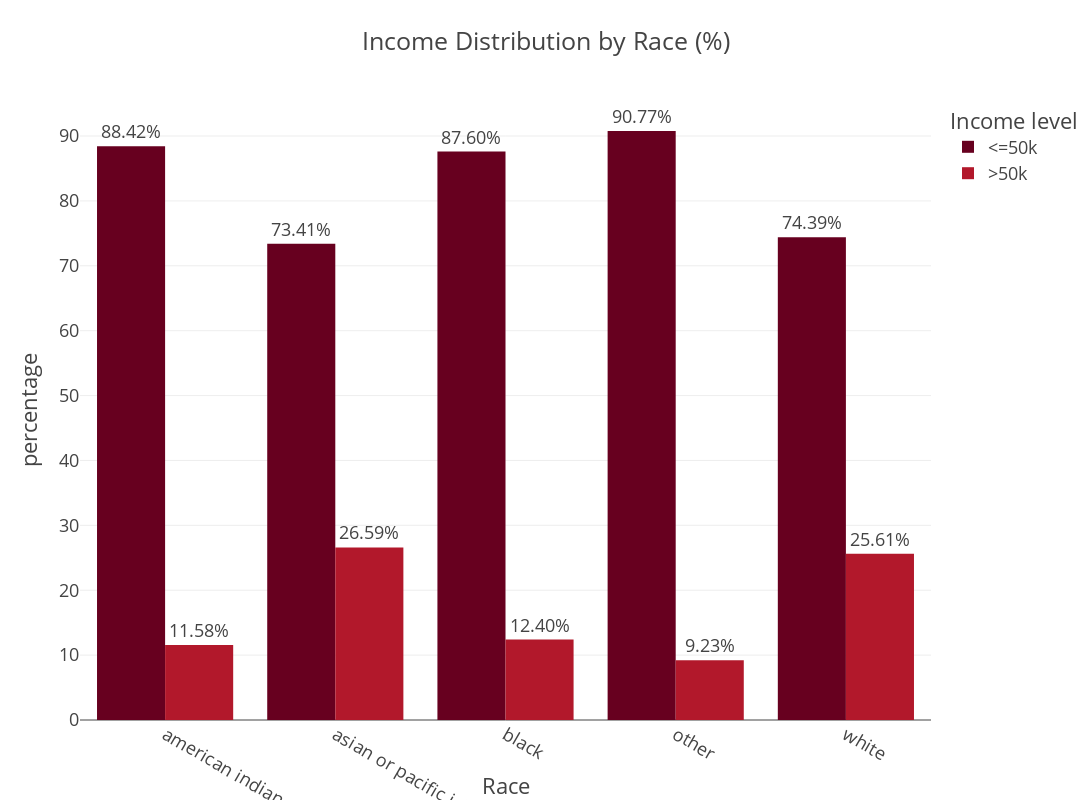

Notebook cell for this chart:
### Code cell
fig = px.bar(
    adult_df_income_race,  
    x = "race",   
    y = "percentage",
    color = "income",
    title ="Income Distribution by Race (%)",
    barmode="group",
    height= 800,
    width= 1200,
    color_discrete_sequence=px.colors.sequential.RdBu,
    text="percentage"
)
fig.update_traces(texttemplate="%{text:.2f}%", textposition = 'outside')
fig.update_layout(template = "presentation", xaxis_title="Race", yaxis_title = "percentage", legend_title = dict(text = 'Income level'), xaxis_title_standoff = 50)
fig.show()

### Figure 1 — Plotly figure (JSON) as saved in the notebook; plotly's stock layout.template omitted (floating-point values rounded to 4 significant figures)
{"data": [{"alignmentgroup": "True", "hovertemplate": "income=<=50k<br>race=%{x}<br>percentage=%{text}<extra></extra>", "legendgroup": "<=50k", "marker": {"color": "rgb(103,0,31)", "pattern": {"shape": ""}}, "name": "<=50k", "offsetgroup": "<=50k", "orientation": "v", "showlegend": true, "text": [88.42, 73.41, 87.6, 90.77, 74.39], "textposition": "outside", "texttemplate": "%{text:.2f}%", "type": "bar", "x": ["american indian or eskimo", "asian or pacific islander", "black", "other", "white"], "xaxis": "x", "y": [88.42, 73.41, 87.6, 90.77, 74.39], "yaxis": "y"}, {"alignmentgroup": "True", "hovertemplate": "income=>50k<br>race=%{x}<br>percentage=%{text}<extra></extra>", "legendgroup": ">50k", "marker": {"color": "rgb(178,24,43)", "pattern": {"shape": ""}}, "name": ">50k", "offsetgroup": ">50k", "orientation": "v", "showlegend": true, "text": [11.58, 26.59, 12.4, 9.225, 25.61], "textposition": "outside", "texttemplate": "%{text:.2f}%", "type": "bar", "x": ["american indian or eskimo", "asian or pacific islander", "black", "other", "white"], "xaxis": "x", "y": [11.58, 26.59, 12.4, 9.225, 25.61], "yaxis": "y"}], "layout": {"barmode": "group", "height": 800, "legend": {"title": {"text": "Income level"}, "tracegroupgap": 0}, "title": {"text": "Income Distribution by Race (%)"}, "width": 1200, "xaxis": {"anchor": "y", "autorange": true, "domain": [0, 1], "range": [-0.5, 4.5], "title": {"standoff": 50, "text": "Race"}, "type": "category"}, "yaxis": {"anchor": "x", "autorange": true, "domain": [0, 1], "range": [0, 95.55], "title": {"text": "percentage"}, "type": "linear"}}}
